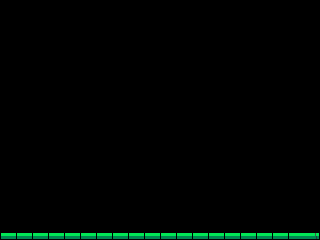

This game map was drawn from its Tiled (.tmx) file and the tilesets committed beside it. A one-line description and the full map source follow:
An orthogonal 20x15 tile map with 16x16 px tiles, 1 tile layer (Calque de Tile 1).

<map version="1.0" orientation="orthogonal" renderorder="right-down" width="20" height="15" tilewidth="16" tileheight="16" nextobjectid="1">
 <tileset firstgid="1" name="tilemap" tilewidth="16" tileheight="16" tilecount="44">
  <image source="tilemap.png" trans="ff00ff" width="176" height="64" />
 </tileset>
 <layer name="Calque de Tile 1" width="20" height="15">
  <data>
   <tile gid="0" />
   <tile gid="0" />
   <tile gid="0" />
   <tile gid="0" />
   <tile gid="0" />
   <tile gid="0" />
   <tile gid="0" />
   <tile gid="0" />
   <tile gid="0" />
   <tile gid="0" />
   <tile gid="0" />
   <tile gid="0" />
   <tile gid="0" />
   <tile gid="0" />
   <tile gid="0" />
   <tile gid="0" />
   <tile gid="0" />
   <tile gid="0" />
   <tile gid="0" />
   <tile gid="0" />
   <tile gid="0" />
   <tile gid="0" />
   <tile gid="0" />
   <tile gid="0" />
   <tile gid="0" />
   <tile gid="0" />
   <tile gid="0" />
   <tile gid="0" />
   <tile gid="0" />
   <tile gid="0" />
   <tile gid="0" />
   <tile gid="0" />
   <tile gid="0" />
   <tile gid="0" />
   <tile gid="0" />
   <tile gid="0" />
   <tile gid="0" />
   <tile gid="0" />
   <tile gid="0" />
   <tile gid="0" />
   <tile gid="0" />
   <tile gid="0" />
   <tile gid="0" />
   <tile gid="0" />
   <tile gid="0" />
   <tile gid="0" />
   <tile gid="0" />
   <tile gid="0" />
   <tile gid="0" />
   <tile gid="0" />
   <tile gid="0" />
   <tile gid="0" />
   <tile gid="0" />
   <tile gid="0" />
   <tile gid="0" />
   <tile gid="0" />
   <tile gid="0" />
   <tile gid="0" />
   <tile gid="0" />
   <tile gid="0" />
   <tile gid="0" />
   <tile gid="0" />
   <tile gid="0" />
   <tile gid="0" />
   <tile gid="0" />
   <tile gid="0" />
   <tile gid="0" />
   <tile gid="0" />
   <tile gid="0" />
   <tile gid="0" />
   <tile gid="0" />
   <tile gid="0" />
   <tile gid="0" />
   <tile gid="0" />
   <tile gid="0" />
   <tile gid="0" />
   <tile gid="0" />
   <tile gid="0" />
   <tile gid="0" />
   <tile gid="0" />
   <tile gid="0" />
   <tile gid="0" />
   <tile gid="0" />
   <tile gid="0" />
   <tile gid="0" />
   <tile gid="0" />
   <tile gid="0" />
   <tile gid="0" />
   <tile gid="0" />
   <tile gid="0" />
   <tile gid="0" />
   <tile gid="0" />
   <tile gid="0" />
   <tile gid="0" />
   <tile gid="0" />
   <tile gid="0" />
   <tile gid="0" />
   <tile gid="0" />
   <tile gid="0" />
   <tile gid="0" />
   <tile gid="0" />
   <tile gid="0" />
   <tile gid="0" />
   <tile gid="0" />
   <tile gid="0" />
   <tile gid="0" />
   <tile gid="0" />
   <tile gid="0" />
   <tile gid="0" />
   <tile gid="0" />
   <tile gid="0" />
   <tile gid="0" />
   <tile gid="0" />
   <tile gid="0" />
   <tile gid="0" />
   <tile gid="0" />
   <tile gid="0" />
   <tile gid="0" />
   <tile gid="0" />
   <tile gid="0" />
   <tile gid="0" />
   <tile gid="0" />
   <tile gid="0" />
   <tile gid="0" />
   <tile gid="0" />
   <tile gid="0" />
   <tile gid="0" />
   <tile gid="0" />
   <tile gid="0" />
   <tile gid="0" />
   <tile gid="0" />
   <tile gid="0" />
   <tile gid="0" />
   <tile gid="0" />
   <tile gid="0" />
   <tile gid="0" />
   <tile gid="0" />
   <tile gid="0" />
   <tile gid="0" />
   <tile gid="0" />
   <tile gid="0" />
   <tile gid="0" />
   <tile gid="0" />
   <tile gid="0" />
   <tile gid="0" />
   <tile gid="0" />
   <tile gid="0" />
   <tile gid="0" />
   <tile gid="0" />
   <tile gid="0" />
   <tile gid="0" />
   <tile gid="0" />
   <tile gid="0" />
   <tile gid="0" />
   <tile gid="0" />
   <tile gid="0" />
   <tile gid="0" />
   <tile gid="0" />
   <tile gid="0" />
   <tile gid="0" />
   <tile gid="0" />
   <tile gid="0" />
   <tile gid="0" />
   <tile gid="0" />
   <tile gid="0" />
   <tile gid="0" />
   <tile gid="0" />
   <tile gid="0" />
   <tile gid="0" />
   <tile gid="0" />
   <tile gid="0" />
   <tile gid="0" />
   <tile gid="0" />
   <tile gid="0" />
   <tile gid="0" />
   <tile gid="0" />
   <tile gid="0" />
   <tile gid="0" />
   <tile gid="0" />
   <tile gid="0" />
   <tile gid="0" />
   <tile gid="0" />
   <tile gid="0" />
   <tile gid="0" />
   <tile gid="0" />
   <tile gid="0" />
   <tile gid="0" />
   <tile gid="0" />
   <tile gid="0" />
   <tile gid="0" />
   <tile gid="0" />
   <tile gid="0" />
   <tile gid="0" />
   <tile gid="0" />
   <tile gid="0" />
   <tile gid="0" />
   <tile gid="0" />
   <tile gid="0" />
   <tile gid="0" />
   <tile gid="0" />
   <tile gid="0" />
   <tile gid="0" />
   <tile gid="0" />
   <tile gid="0" />
   <tile gid="0" />
   <tile gid="0" />
   <tile gid="0" />
   <tile gid="0" />
   <tile gid="0" />
   <tile gid="0" />
   <tile gid="0" />
   <tile gid="0" />
   <tile gid="0" />
   <tile gid="0" />
   <tile gid="0" />
   <tile gid="0" />
   <tile gid="0" />
   <tile gid="0" />
   <tile gid="0" />
   <tile gid="0" />
   <tile gid="0" />
   <tile gid="0" />
   <tile gid="0" />
   <tile gid="0" />
   <tile gid="0" />
   <tile gid="0" />
   <tile gid="0" />
   <tile gid="0" />
   <tile gid="0" />
   <tile gid="0" />
   <tile gid="0" />
   <tile gid="0" />
   <tile gid="0" />
   <tile gid="0" />
   <tile gid="0" />
   <tile gid="0" />
   <tile gid="0" />
   <tile gid="0" />
   <tile gid="0" />
   <tile gid="0" />
   <tile gid="0" />
   <tile gid="0" />
   <tile gid="0" />
   <tile gid="0" />
   <tile gid="0" />
   <tile gid="0" />
   <tile gid="0" />
   <tile gid="0" />
   <tile gid="0" />
   <tile gid="0" />
   <tile gid="0" />
   <tile gid="0" />
   <tile gid="0" />
   <tile gid="0" />
   <tile gid="0" />
   <tile gid="0" />
   <tile gid="0" />
   <tile gid="0" />
   <tile gid="0" />
   <tile gid="0" />
   <tile gid="0" />
   <tile gid="0" />
   <tile gid="0" />
   <tile gid="0" />
   <tile gid="0" />
   <tile gid="0" />
   <tile gid="0" />
   <tile gid="0" />
   <tile gid="0" />
   <tile gid="0" />
   <tile gid="0" />
   <tile gid="0" />
   <tile gid="0" />
   <tile gid="0" />
   <tile gid="0" />
   <tile gid="0" />
   <tile gid="0" />
   <tile gid="0" />
   <tile gid="0" />
   <tile gid="0" />
   <tile gid="42" />
   <tile gid="42" />
   <tile gid="42" />
   <tile gid="42" />
   <tile gid="42" />
   <tile gid="42" />
   <tile gid="42" />
   <tile gid="42" />
   <tile gid="42" />
   <tile gid="42" />
   <tile gid="42" />
   <tile gid="42" />
   <tile gid="42" />
   <tile gid="42" />
   <tile gid="42" />
   <tile gid="42" />
   <tile gid="42" />
   <tile gid="42" />
   <tile gid="42" />
   <tile gid="44" />
  </data>
 </layer>
</map>
